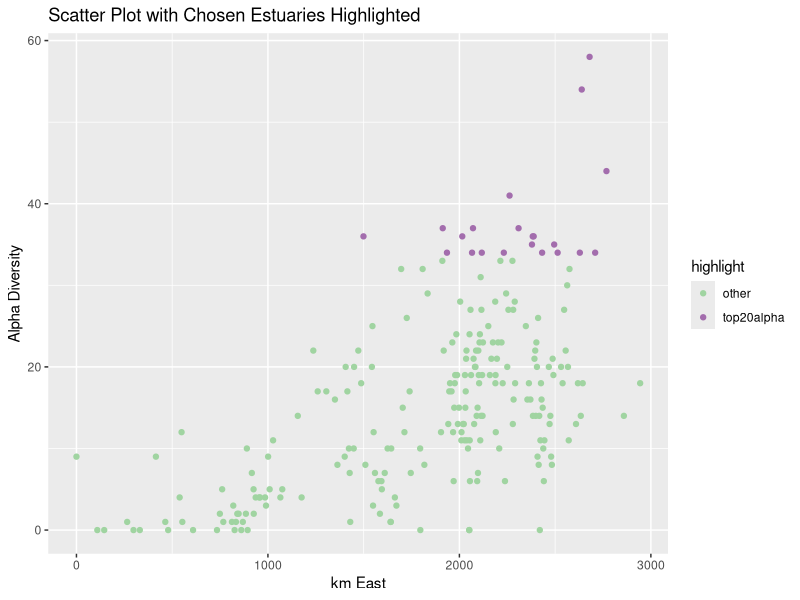
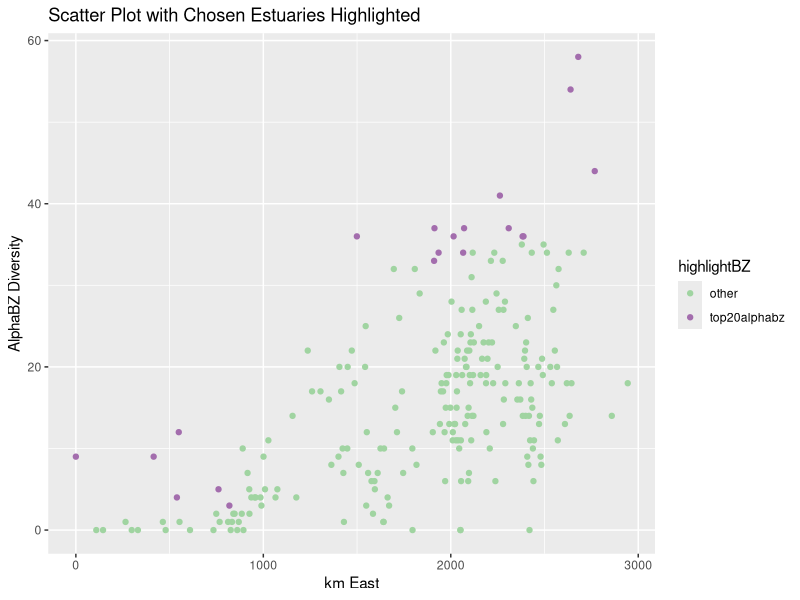

R code for these plots, in order:
# Marine Spatial Planning Module - Colin Attwood
# Not just an ecological problem but social and economic too - we're ignoring that for now
# You want to spread the protected areas around the country

ED <- read.csv("EstuaryFishSurveyData.csv")
install.packages("vegan")
library(vegan)
install.packages("dplyr")
library(dplyr)
install.packages("ggplot2")
library(ggplot2)

#Getting rid of NAs
ED[is.na(ED)] <- 0
# Specnumberrrrrr
alpha <- specnumber(ED[4:148])
ED$alpha <- specnumber(ED[4:148])

# Extracting alpha diversity names but using Collins code and specnumber
ED <- ED[order(-ED$alpha),]
ED
Alphalist <- ED[1:20,1]
Alphalist

# To ensure that the kmWest is flipped in our plot we want to create a new column - kmEast
ED$kmEast <- 2947 - ED$kmWest

# Column for top 20 and others
ED$highlight <- ifelse(rank(-ED$alpha) <=20, "top20alpha", "other")
# Trying to create a plot
G1 <- ggplot(ED, aes(x = kmEast, y = alpha)) + 
  geom_point(aes(color = highlight)) +
  scale_color_manual(values = c("top20alpha" = "#A36DAD", "other" = "#A0D4A1")) +
  ggtitle("Scatter Plot with Chosen Estuaries Highlighted") +
  xlab("km East") +
  ylab ("Alpha Diversity")

G1

# Or Colin's way in separating the top 20 from the others
ED$alphalist <- 0
ED$alphalist[1:20] <- 1
# Then just color these -> Colin

# Now we're trying to see the gamma diversity - trying to see the number of different species that would be protected if we chose these
# We can use specnumber in the vegan package for this
alphabz <- specnumber(ED[4:148], groups = ED$alphalist)
alphabz

# Then order it to both BZ and alpha
ED <- ED[order(ED$BZ,-ED$alpha),]

ED$alphabz <- 0
ED$alphabz[1:7] <- 1 # tagging the first 6 from the East Coast
ED$alphabz[91:97] <- 1 # tagging the first 7 from the South Coast
ED$alphabz[207:212] <- 1 # tagging the first 7 from the West Coast
ED$alphabz

ED$highlightBZ <- ifelse(rank(-ED$alphabz) <=20, "top20alphabz", "other")
# Trying to create a plot
G2 <- ggplot(ED, aes(x = kmEast, y = alpha)) + 
  geom_point(aes(color = highlightBZ)) +
  scale_color_manual(values = c("top20alphabz" = "#A36DAD", "other" = "#A0D4A1")) +
  ggtitle("Scatter Plot with Chosen Estuaries Highlighted") +
  xlab("km East") +
  ylab ("AlphaBZ Diversity")
G2
# Aaaaand a list of these estuaries
ED$alphabzlist <- 0
ED$alphabzlist[1:7] <- 1
ED$alphabzlist[91:97] <- 1
ED$alphabzlist[207:212] <- 1

# How many species are in the alphabz list
alphabzspn <- specnumber(ED[4:148], groups = ED$alphabzlist)
alphabzspn
